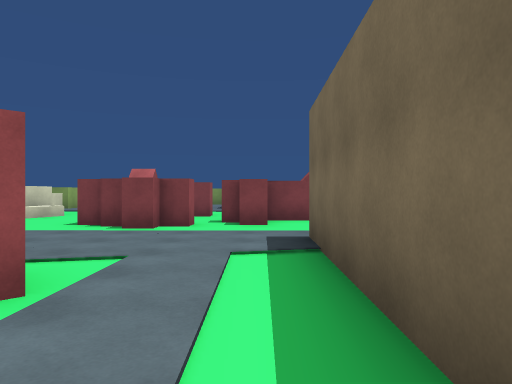
view 1 (above)

24 first-person views from a walk through a Unity game level. The camera is 1.4 m above the floor, looks level and sees 70° across. The floor is counted in squares, 2 m on a side. Each view is taken from the middle of a square. On the plan, view 1 faces up. The plan holds only what a view shows up to about 11 squares ahead; the rest is blank. The place goes on beyond the plan. The player is left out.

view 2
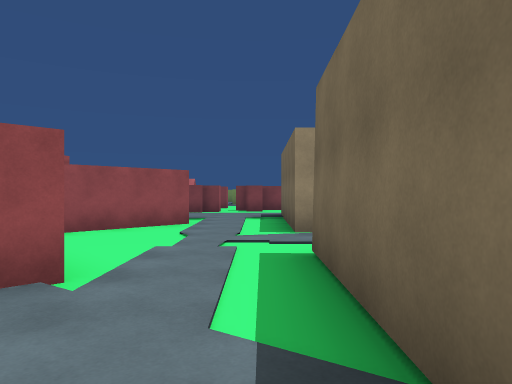

view 3
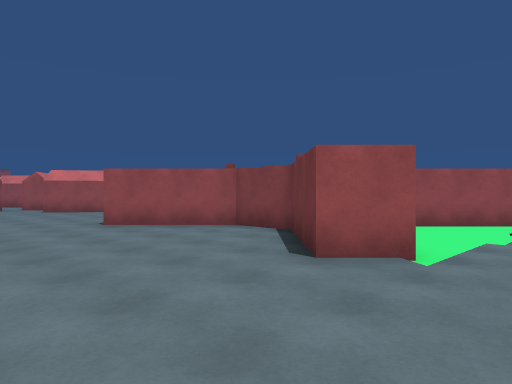

view 4
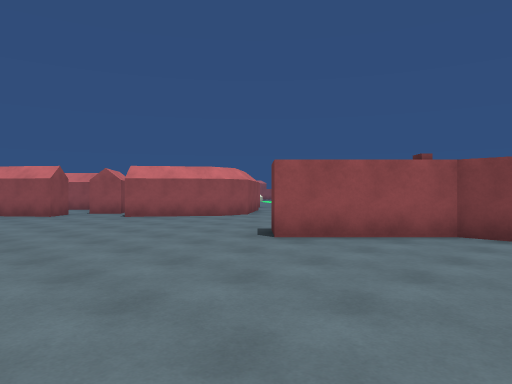

view 5
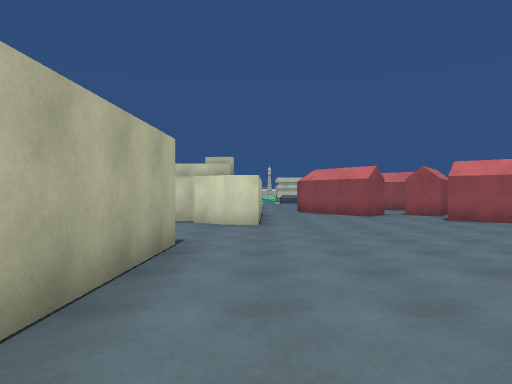

view 6
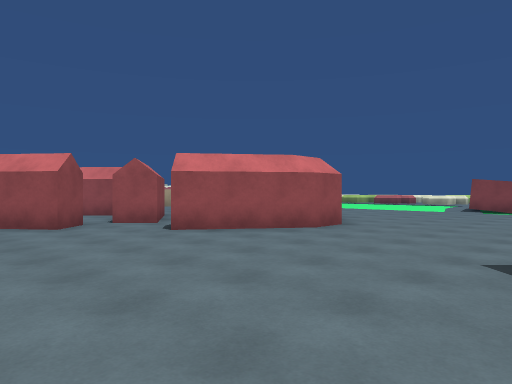

view 7
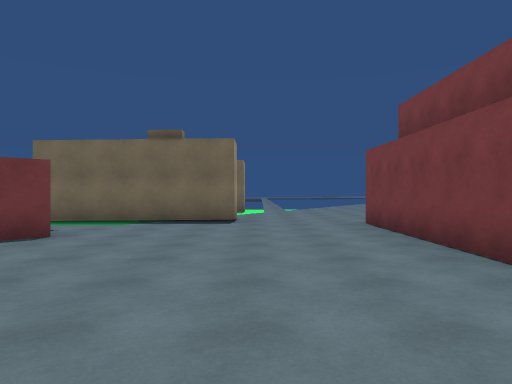

view 8
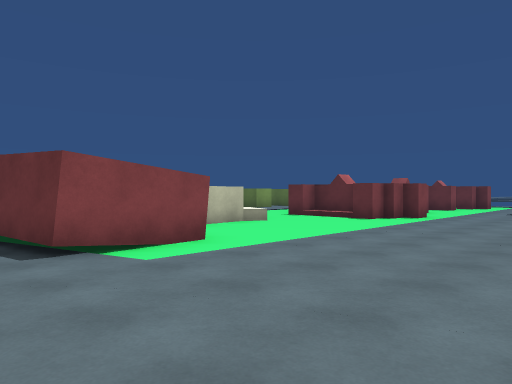

view 9
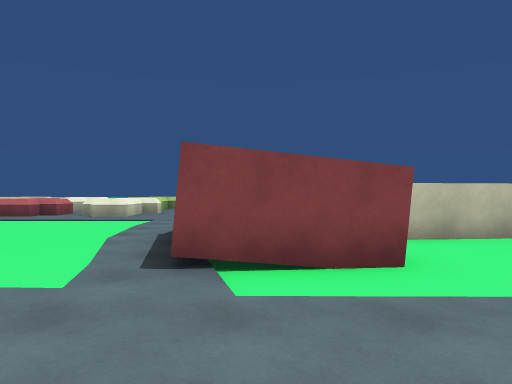

view 10
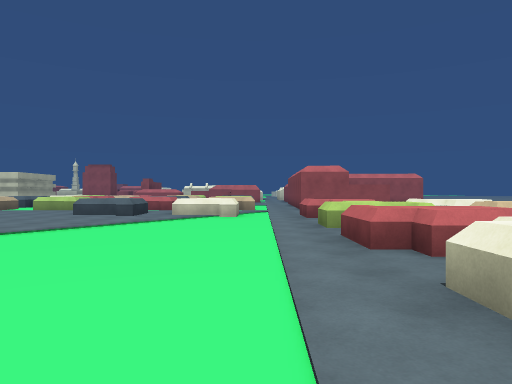

view 11
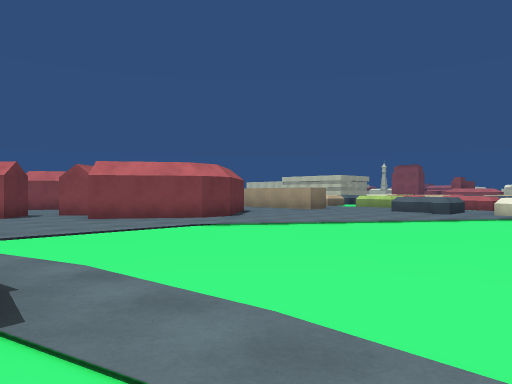

view 12
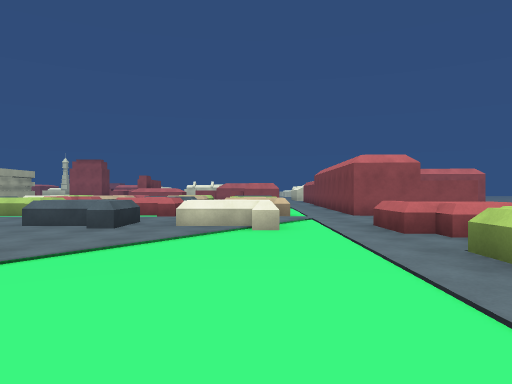

view 13
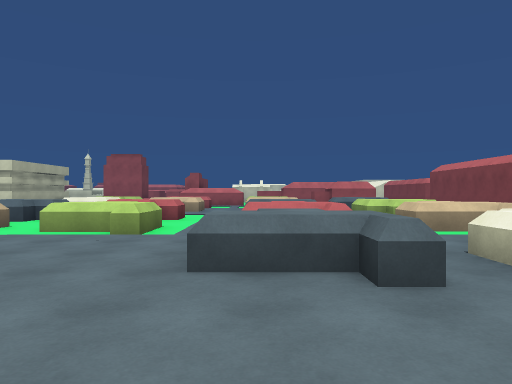

view 14
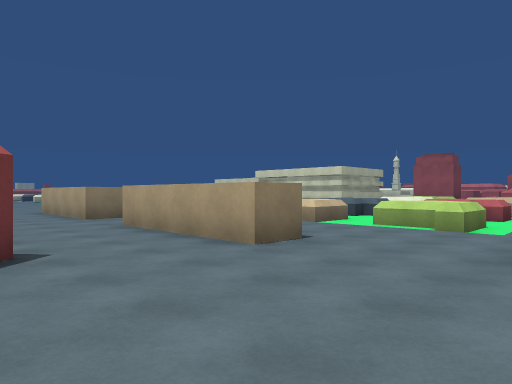

view 15
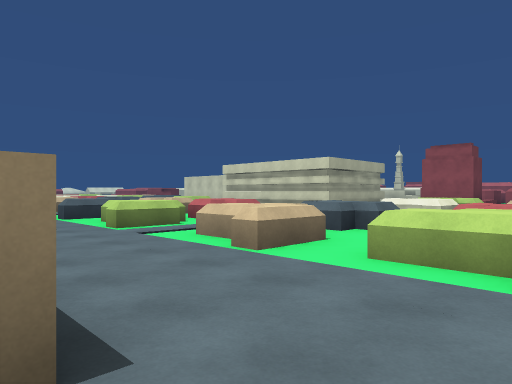

view 16
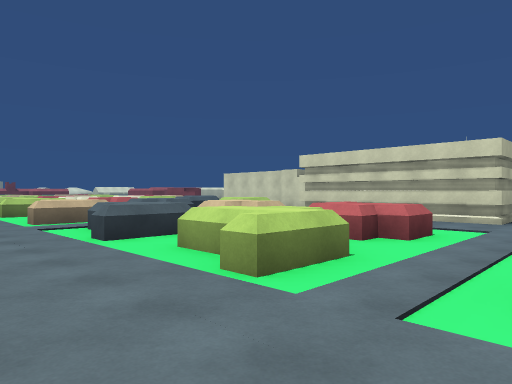

view 17
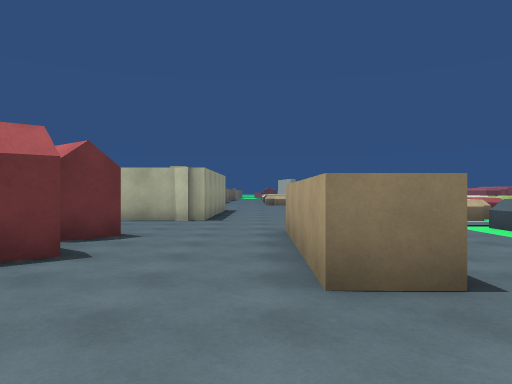

view 18
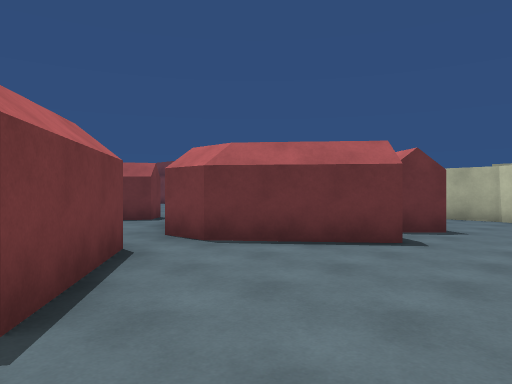

view 19
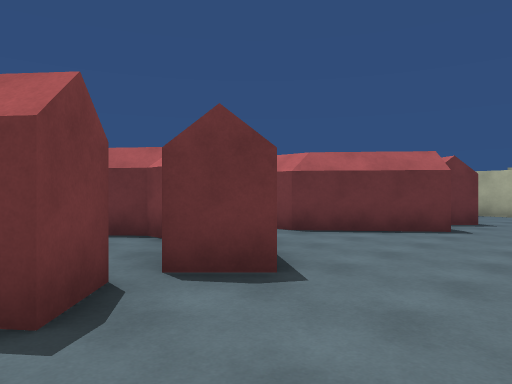

view 20
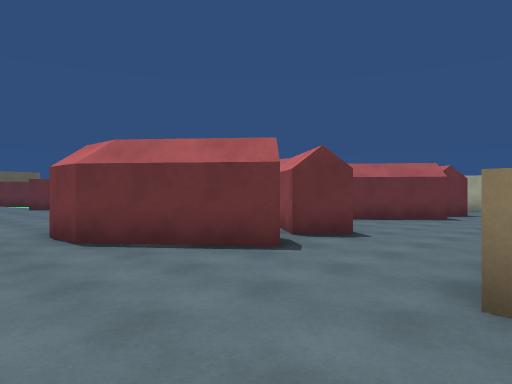

view 21
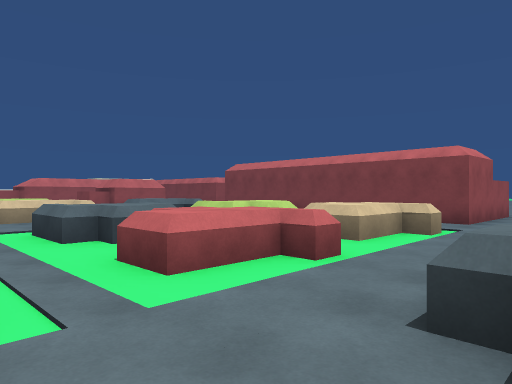

view 22
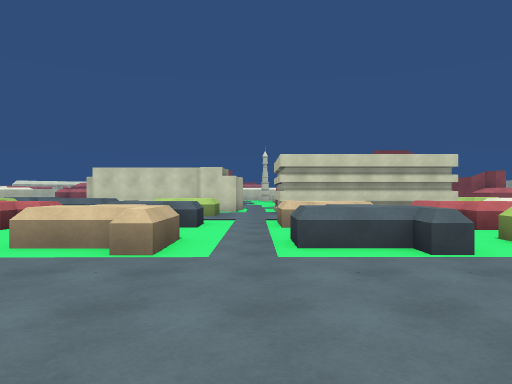

view 23
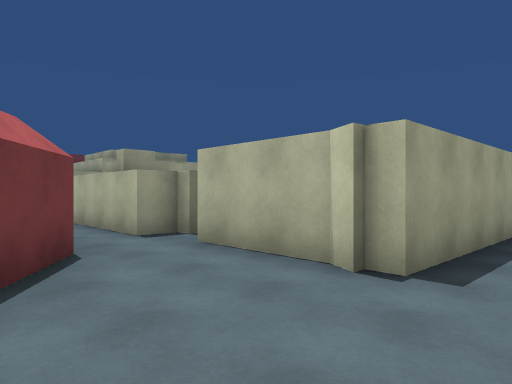

view 24
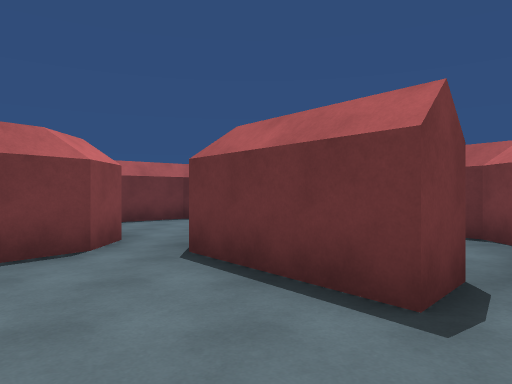

### Floor plan
Points are (right, up) in squares from view 1. A wall is a line through its corners. A room is listed if a view was taken in it or the views show most of it. See-through windows are left out.
Room 1 (view 1)
walls: (0.6, -4.6) (0.7, -1.7); (1.1, 0.6) (0.7, 0.6)
ways out: opening at (-1.2, -1.3) to room 2; opening at (1, -0.5)
Room 2 (views 2, 3, 4, 5, 6, 7, 8, 9, 10, 11, 12, 13, 14, 15, 16, 17, 18, 19, 20, 21, 22, 23, 24)
walls: (-24.5, 4.6) (-23.4, 4.6) (-23.5, 0.6); (-24.6, -1.6) (-23.5, -1.6) (-23.5, -5.6); (-9.4, 7.6) (-11.7, 7.3) (-12, 8.8); (-21.4, -7.8) (-21, -8) (-18.6, -8.1); (-17.5, -8.6) (-17.5, -7.8) (-13.3, -7.9); (-12.8, -7.9) (-12.8, -8.7) (-13.5, -9.5); (-13.8, -9.5) (-13.8, -10); (-21.8, -10.5) (-21.7, -8) (-21.3, -8); (-9.9, -9.1) (-6.7, -9.2); (-3.1, 7.8) (-3.8, 7.8) (-3.8, 8.4); (-27.3, 16.6) (-27.3, 14.8) (-32, 14.9); (-1.5, 2.5) (-3.5, 0.5); (-1.4, 7.4) (-2, 7.4) (-2, 7) (-2.6, 7) (-2.6, 7.4) (-3.3, 7.5); (-1.5, -3) (-2.3, -3.8) (-4.3, -1.8) (-5.8, -1.8) (-7.8, -3.8) (-8.4, -3.2); (-4.4, -9.3) (0.3, -9.5); (-1.3, 11) (-1.3, 10.4); (0.2, 7.8) (-0.4, 7.8); (0.7, 0.6) (0.8, 5.3); (1.4, 9) (0.2, 9); (1.3, -6.5) (0.6, -6.5) (0.6, -4.6)
ways out: opening at (-1.2, -1.3) to room 1; opening at (-1, 9)
objects: other object (-38, 8) to (-37, 9); other object (-35, -10) to (-34, -9); other object (-35, 1) to (-34, 3); other object (-35, 8) to (-34, 9); other object (-35, 11) to (-35, 12); other object (-32, -10) to (-30, -9); other object (-32, -6) to (-30, -5); other object (-32, -3) to (-30, -2); other object (-32, 1) to (-30, 2); other object (-32, 4) to (-30, 6); other object (-32, 8) to (-30, 9); other object (-32, 11) to (-30, 13); other object (-29, -10) to (-28, -9); other object (-29, -6) to (-28, -5); other object (-29, -3) to (-28, -2); other object (-29, 1) to (-28, 2); other object (-29, 4) to (-28, 6); other object (-29, 8) to (-28, 9); other object (-29, 11) to (-28, 13); other object (-25, 8) to (-24, 9); other object (-25, 11) to (-24, 12); other object (-24, 15) to (-23, 16); building (-21, -3) to (-16, -2); building (-21, 0) to (-16, 2); building (-21, 3) to (-16, 5); other object (-21, 15) to (-20, 16); building (-20, -6) to (-16, -4); other object (-19, 15) to (-17, 16); other object (-16, 15) to (-15, 16); building (-14, -3) to (-13, 2); other object (-9, 10) to (-6, 11)

Where each view was taken, in squares from view 1:
view 1: 0 up, 0 right, facing up
view 2: 6 down, 0 right, facing up
view 3: 7 down, 0 right, facing up-left
view 4: 8 down, 4 left, facing up-left
view 5: 8 down, 5 left, facing left
view 6: 7 down, 8 left, facing up-left
view 7: 7 down, 8 left, facing right
view 8: 3 up, 13 left, facing up-right
view 9: 4 up, 11 left, facing up
view 10: 13 up, 13 left, facing left
view 11: 13 up, 12 left, facing down-left
view 12: 12 up, 17 left, facing left
view 13: 8 up, 21 left, facing left
view 14: 8 up, 20 left, facing down-left
view 15: 6 up, 24 left, facing down-left
view 16: 1 up, 25 left, facing down-left
view 17: 1 up, 23 left, facing down
view 18: 2 up, 23 left, facing down-right
view 19: 4 up, 23 left, facing down-right
view 20: 7 up, 24 left, facing down-right
view 21: 6 up, 25 left, facing up-left
view 22: 7 down, 23 left, facing left
view 23: 5 down, 23 left, facing down-right
view 24: 2 down, 23 left, facing right
